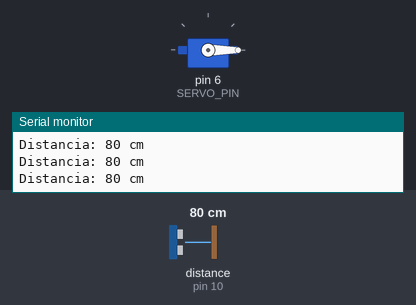
The sketch below on a simulated Arduino Uno, built with avr-gcc and run on an emulated ATmega328P. Parts: servo, the last lines printed to the serial monitor. Wiring (inferred from the names in the program): ultrasonic range finder: trigger pin 9; echo pin 10. The inputs (shaded band) are chosen by the test bench; at power-on: distance to the obstacle (sensor on pin 10) 80 cm. The echo pulse lasts 58.3 µs per cm.

Above: at 1.2 s.
1.3 s: distance to the obstacle (sensor on pin 10) set to 65 cm
2.8 s: distance to the obstacle (sensor on pin 10) set to 56 cm
At 5.2 s:
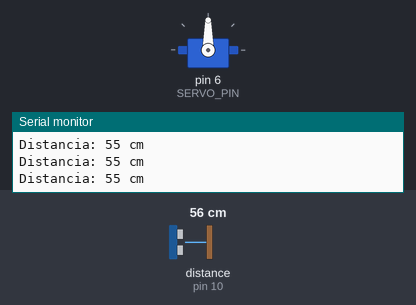
5.8 s: distance to the obstacle (sensor on pin 10) set to 120 cm
At 6.25 s:
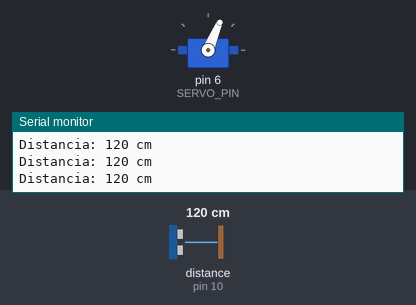
8.8 s: distance to the obstacle (sensor on pin 10) set to 2 cm
At 9.55 s:
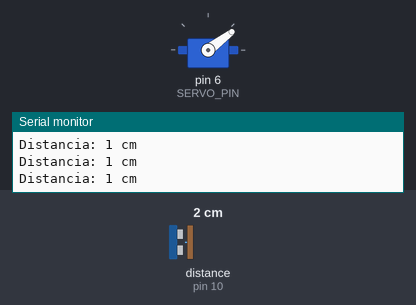
11.8 s: distance to the obstacle (sensor on pin 10) set to 250 cm
At 12.56 s:
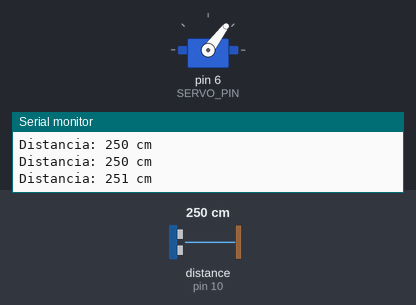
Timing chart, 0 to 15.1 s (numbered marks = the images above; inputs shaded):
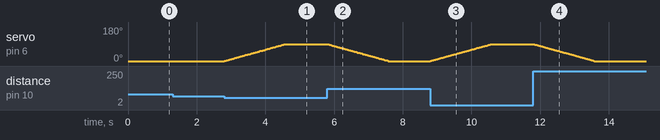

The sketch:

aRDUI.ino
```cpp
/*
  Testando rotação de busca, sensor parado por enquanto.
*/
#include <Servo.h>

const int TRIG_PIN = 9;
const int ECHO_PIN = 10;
const int SERVO_PIN = 6;

const int DIST_LIMITE_CM = 60;
const int ANGULO_REPOUSO = 0;
const int ANGULO_ALERTA = 90;

const int VELOCIDADE_SERVO = 20; // ms entre passos (menor = mais rápido)
const int INTERVALO_SENSOR = 100; // ms entre leituras

Servo servoEixoX;

// Controle de tempo
unsigned long tempoAnteriorSensor = 0;
unsigned long tempoAnteriorServo = 0;

// Controle de estado
bool objetoPresente = false;
bool objetoAnterior = false;

// Controle do servo
int posAtual = 0;
int posAlvo = 0;

void setup() {
  Serial.begin(9600);

  servoEixoX.attach(SERVO_PIN);

  pinMode(TRIG_PIN, OUTPUT);
  pinMode(ECHO_PIN, INPUT);

  posAtual = ANGULO_REPOUSO;
  posAlvo = ANGULO_REPOUSO;
  servoEixoX.write(posAtual);

  Serial.println("===== Radar de busca iniciado ======");
}

void loop() {
  unsigned long agora = millis();

  // Leitura do sensor sem travar
  if (agora - tempoAnteriorSensor >= INTERVALO_SENSOR) {
    tempoAnteriorSensor = agora;

    long distancia = medirDistancia();

    if (distancia > 0 && distancia <= DIST_LIMITE_CM) {
      objetoPresente = true;
    } else {
      objetoPresente = false;
    }

    if (objetoPresente && !objetoAnterior) {
      Serial.print("OBJETO DETECTADO a ");
      Serial.print(distancia);
      Serial.println(" cm");
      posAlvo = ANGULO_ALERTA;
    }

    if (!objetoPresente && objetoAnterior) {
      Serial.println("Objeto saiu -> servo voltando");
      posAlvo = ANGULO_REPOUSO;
    }

    objetoAnterior = objetoPresente;

    Serial.print("Distancia: ");
    if (distancia == -1) {
      Serial.println("sem eco");
    } else {
      Serial.print(distancia);
      Serial.println(" cm");
    }
  }

  // Movimento suave do servo sem travar
  if (agora - tempoAnteriorServo >= VELOCIDADE_SERVO) {
    tempoAnteriorServo = agora;

    if (posAtual < posAlvo) {
      posAtual++;
      servoEixoX.write(posAtual);
    }
    else if (posAtual > posAlvo) {
      posAtual--;
      servoEixoX.write(posAtual);
    }
  }
}

long medirDistancia() {
  digitalWrite(TRIG_PIN, LOW);
  delayMicroseconds(2);

  digitalWrite(TRIG_PIN, HIGH);
  delayMicroseconds(10);
  digitalWrite(TRIG_PIN, LOW);

  long duracao = pulseIn(ECHO_PIN, HIGH, 30000);

  if (duracao == 0) return -1;

  return duracao / 58;
}
```

Measured:
- the behaviour switches between 61 and 60 cm on distance to the obstacle (sensor on pin 10) (found by bisection; images 0 and 1)
- after the input at 2.8 s, servo on pin 6 (SERVO_PIN): moves from 0° to 90° over 1.8 s, starting at once
- after the input at 5.8 s, servo on pin 6 (SERVO_PIN): moves from 90° to 0° over 1.8 s, starting at once
- after the input at 8.8 s, servo on pin 6 (SERVO_PIN): moves from 0° to 90° over 1.8 s, starting at once
- after the input at 11.8 s, servo on pin 6 (SERVO_PIN): moves from 90° to 0° over 1.8 s, starting at once
